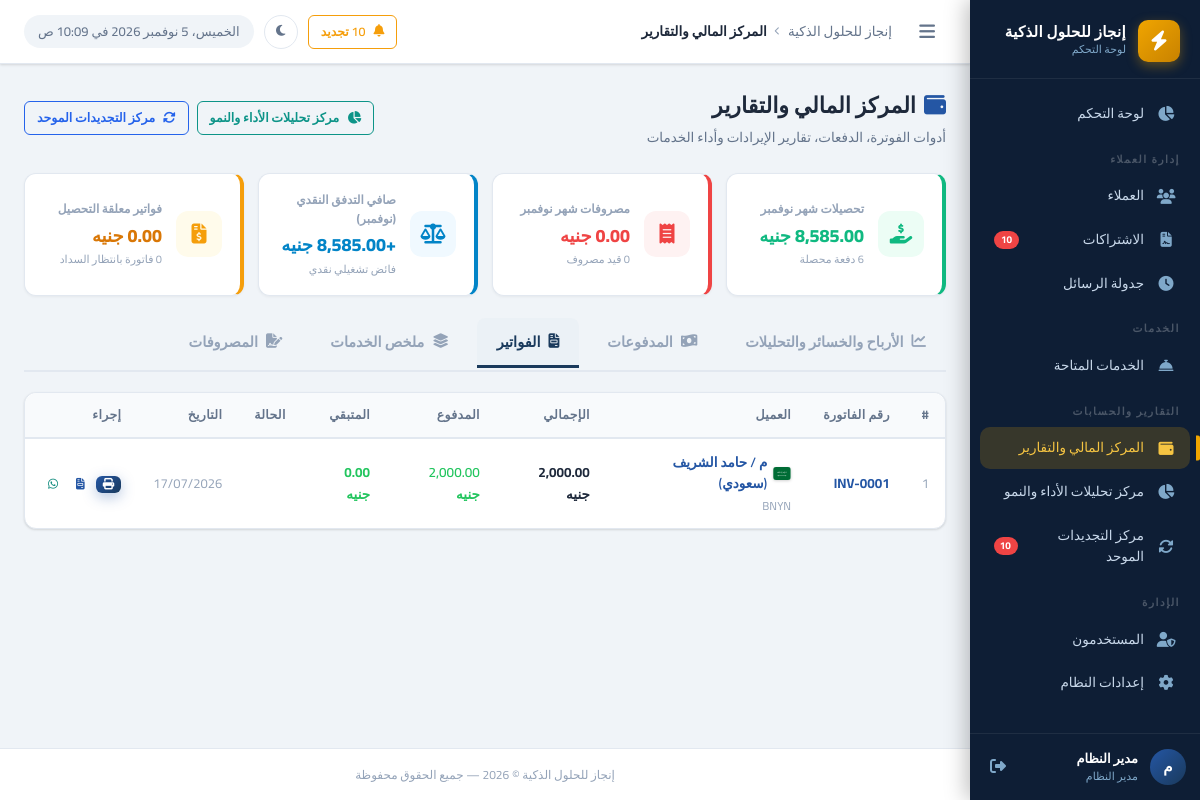
The page /reports/financial-hub.php?tab=invoices (signed in) on the database its author committed.
### tables this page shows
CREATE TABLE `invoices` (
  `id` int UNSIGNED NOT NULL,
  `invoice_number` varchar(50) NOT NULL COMMENT 'رقم الفاتورة (INV-0001)',
  `client_id` int UNSIGNED NOT NULL,
  `total_amount` decimal(10,2) NOT NULL DEFAULT '0.00',
  `paid_amount` decimal(10,2) NOT NULL DEFAULT '0.00',
  `remaining` decimal(10,2) GENERATED ALWAYS AS ((`total_amount` - `paid_amount`)) STORED,
  `items` json NOT NULL COMMENT 'بنود الفاتورة',
  `notes` text,
  `status` enum('draft','sent','paid','partial','cancelled') NOT NULL DEFAULT 'draft',
  `created_by` int UNSIGNED DEFAULT NULL,
  `created_at` datetime NOT NULL DEFAULT CURRENT_TIMESTAMP,
  `updated_at` datetime NOT NULL DEFAULT CURRENT_TIMESTAMP ON UPDATE CURRENT_TIMESTAMP
);

CREATE TABLE `clients` (
  `id` int UNSIGNED NOT NULL,
  `name` varchar(200) NOT NULL COMMENT 'اسم العميل',
  `company_name` varchar(200) DEFAULT NULL COMMENT 'اسم الشركة',
  `mobile` varchar(20) NOT NULL COMMENT 'رقم الموبايل',
  `mobile_2` varchar(20) DEFAULT NULL COMMENT 'رقم موبايل إضافي',
  `activity` varchar(200) DEFAULT NULL COMMENT 'النشاط التجاري',
  `country` varchar(10) NOT NULL DEFAULT 'EG',
  `domain` varchar(255) DEFAULT NULL,
  `domain_provider` varchar(100) DEFAULT NULL,
  `username_note` varchar(200) DEFAULT NULL COMMENT 'اسم المستخدم (للإشارة)',
  `server_panel` varchar(100) NOT NULL DEFAULT 'cp.enjaz.cloud',
  `email` varchar(200) DEFAULT NULL,
  `address` text,
  `notes` text,
  `status` tinyint(1) NOT NULL DEFAULT '1' COMMENT '1=نشط, 0=موقوف',
  `created_by` int UNSIGNED DEFAULT NULL,
  `created_at` datetime NOT NULL DEFAULT CURRENT_TIMESTAMP,
  `updated_at` datetime NOT NULL DEFAULT CURRENT_TIMESTAMP ON UPDATE CURRENT_TIMESTAMP
);

### reports/financial-hub.php (the view, shortened to what the rows shown need)
<?php
require_once dirname(__DIR__) . '/config/app.php';
$tab = clean($_GET['tab'] ?? 'monthly');
$db = getDB();
if ($tab === 'payments') {
    requirePermission('view_payments');
    $clientStatus = $_GET['client_status'] ?? 'active';
    $search   = clean($_GET['search'] ?? '');
    $method   = clean($_GET['method'] ?? '');
    $dateFrom = clean($_GET['date_from'] ?? '');
    $dateTo   = clean($_GET['date_to'] ?? '');
    $page     = max(1,(int)($_GET['page'] ?? 1));
    $perPage  = 25;
    $where  = ['1=1'];
    $params = [];
    if ($search) { $where[] = "(c.name LIKE ? OR c.company_name LIKE ?)"; $s="%$search%"; $params=array_merge($params,[$s,$s]); }
    if ($method) { $where[] = "p.payment_method = ?"; $params[] = $method; }
    if ($dateFrom) { $where[] = "p.payment_date >= ?"; $params[] = $dateFrom; }
    if ($dateTo)   { $where[] = "p.payment_date <= ?"; $params[] = $dateTo; }
    if ($clientStatus === 'active') { $where[] = "c.status = 1"; }
    elseif ($clientStatus === 'suspended') { $where[] = "c.status = 0"; }
    $whereStr = implode(' AND ', $where);
    $countStmt = $db->prepare("SELECT COUNT(*) FROM payments p LEFT JOIN clients c ON c.id=p.client_id WHERE $whereStr");
    $countStmt->execute($params);
    $total = (int)$countStmt->fetchColumn();
    $pager = paginate($total, $perPage, $page);
    $sumStmt = $db->prepare("SELECT COALESCE(SUM(p.amount),0) FROM payments p LEFT JOIN clients c ON c.id=p.client_id WHERE $whereStr");
    $sumStmt->execute($params);
    $totalAmount = (float)$sumStmt->fetchColumn();
    $stmt = $db->prepare("
        SELECT p.*, c.name as client_name, c.company_name, c.status as client_status, c.country, c.mobile, u.full_name as added_by,
               s.name as service_name
        FROM payments p
        LEFT JOIN clients c ON c.id=p.client_id
        LEFT JOIN users u ON u.id=p.created_by
        LEFT JOIN client_subscriptions cs ON cs.id=p.subscription_id
        LEFT JOIN services s ON s.id=cs.service_id
        WHERE $whereStr
        ORDER BY p.payment_date DESC, p.created_at DESC
        LIMIT ? OFFSET ?
    ");
    $stmt->execute(array_merge($params,[$perPage,$pager['offset']]));
    $payments = $stmt->fetchAll();
    if (isset($_GET['ajax'])) {
        header('Content-Type: application/json');
        ob_start();
        ?>
        <?php if (empty($payments)): ?>
        <tr><td colspan="11"><div class="empty-state"><div class="empty-icon"><i class="fas fa-coins"></i></div><p class="empty-title">لا توجد مدفوعات</p></div></td></tr>
        <?php else: ?>
        <?php foreach ($payments as $i => $pay): ?>
        <tr>
          <td class="text-muted"><?= $pager['offset']+$i+1 ?></td>
          <td><?= formatDate($pay['payment_date']) ?></td>
          <td>
            <div style="display:flex; align-items:center; gap:6px;">
              <?= getCountryFlagSvg($pay['country'] ?? 'EG', 18, 13) ?>
              <a href="../clients/view.php?id=<?= $pay['client_id'] ?>" style="font-weight:600;color:var(--text-primary);">
                <?= e($pay['client_name']) ?>
              </a>
              <?php if (isset($pay['client_status']) && !$pay['client_status']): ?>
              <span class="badge badge-danger" style="font-size:10px; padding:1px 5px; margin-right:4px;">موقوف</span>
              <?php endif; ?>
            </div>
            <?php if ($pay['company_name']): ?>
            <div style="font-size:11.5px;color:var(--text-muted); margin-top:2px;"><?= e($pay['company_name']) ?></div>
            <?php endif; ?>
          </td>
          <td style="color:var(--success);font-weight:700;"><?= formatMoney($pay['amount']) ?></td>
          <td><?= paymentMethodLabel($pay['payment_method']) ?></td>
          <td class="text-muted"><?= e($pay['service_name'] ?: '—') ?></td>
          <td class="text-muted fs-sm"><?= e($pay['reference_number'] ?: '—') ?></td>
          <td>
            <?php if (!empty($pay['receipt_file'])): ?>
              <a href="../<?= e($pay['receipt_file']) ?>" target="_blank" class="btn btn-sm btn-outline-info" title="عرض الإيصال" style="padding: 2px 6px; font-size: 11.5px;">
                <i class="fas fa-file-invoice"></i> عرض
              </a>
            <?php else: ?>
              <span class="text-muted">—</span>
            <?php endif; ?>
          </td>
          <td class="text-muted fs-sm"><?= e($pay['notes'] ?: '—') ?></td>
          <td class="text-muted fs-sm"><?= e($pay['added_by'] ?? '—') ?></td>
          <td style="white-space:nowrap; text-align:center;">
            <div style="display:inline-flex; gap:4px; align-items:center;">
              <a href="client-statement.php?id=<?= $pay['client_id'] ?>" class="btn btn-sm btn-outline-info" target="_blank" title="كشف حساب العميل" style="padding:3px 7px; font-size:11.5px;">
                <i class="fas fa-file-invoice"></i>
              </a>
              <?php if (!empty($pay['mobile'])):
                $cleanMob = preg_replace('/[^0-9]/', '', $pay['mobile']);
                if (strlen($cleanMob) == 11 && strpos($cleanMob, '01') === 0) {
                    $cleanMob = '20' . substr($cleanMob, 1);
                }
                $waPayMsg = "مرحباً " . $pay['client_name'] . "، نؤكد استلام دفعة بقيمة " . formatMoney($pay['amount']) . " بتاريخ " . formatDate($pay['payment_date']) . ". شكراً لتعاملكم معنا 🙏";
              ?>
              <a href="https://wa.me/<?= $cleanMob ?>?text=<?= urlencode($waPayMsg) ?>" target="_blank" class="btn btn-sm btn-outline-success" title="مراسلة واتساب" style="padding:3px 7px; font-size:11.5px; border-color:#25d366; color:#128c7e;">
                <i class="fab fa-whatsapp"></i>
              </a>
              <?php endif; ?>
              <?php if (hasPermission('delete_payments')): ?>
              <a href="delete.php?id=<?= $pay['id'] ?>&client_id=<?= $pay['client_id'] ?>"
                 class="btn btn-sm btn-outline-danger" data-confirm="حذف هذه الدفعة؟" title="حذف الدفعة" style="padding:3px 7px; font-size:11.5px;">
                <i class="fas fa-trash"></i>
              </a>
              <?php endif; ?>
            </div>
          </td>
        </tr>
        <?php endforeach; ?>
        <?php endif; ?>
        <?php
        $tbodyHtml = ob_get_clean();
        ob_start();
        ?>
        <?php if (!empty($payments)): ?>
        <tr style="background:#f8fafc;font-weight:700;">
          <td colspan="3" style="padding:12px 16px;text-align:right;">المجموع في هذه الصفحة:</td>
          <td style="padding:12px 16px;color:var(--success);font-size:15px;">
            <?= formatMoney(array_sum(array_column($payments,'amount'))) ?>
          </td>
          <td colspan="7"></td>
        </tr>
        <?php endif; ?>
        <?php
        $tfootHtml = ob_get_clean();
        ob_start();
        ?>
        <?php if ($pager['total_pages'] > 1): ?>
        <div style="display:flex;align-items:center;justify-content:space-between;gap:12px;flex-wrap:wrap;">
          <span class="text-muted fs-sm">
            عرض <?= $pager['offset'] + 1 ?> - <?= min($pager['offset'] + $perPage, $total) ?>
            من <?= $total ?> دفعة
          </span>
          <div class="pagination">
            <?php
            $queryBase = http_build_query(array_filter(['search' => $search, 'method' => $method, 'client_status' => $clientStatus, 'date_from' => $dateFrom, 'date_to' => $dateTo]));
            $sep = $queryBase ? '&' : '';
            ?>
            <a href="?tab=payments&<?= $queryBase ?><?= $sep ?>page=<?= $pager['current_page'] - 1 ?>"
               class="page-btn <?= !$pager['has_prev'] ? 'disabled' : '' ?>" data-page="<?= $pager['current_page'] - 1 ?>">
              <i class="fas fa-chevron-right"></i>
            </a>
            <?php for ($p = 1; $p <= $pager['total_pages']; $p++): ?>
            <a href="?tab=payments&<?= $queryBase ?><?= $sep ?>page=<?= $p ?>"
               class="page-btn <?= $p === $pager['current_page'] ? 'active' : '' ?>" data-page="<?= $p ?>">
              <?= $p ?>
            </a>
            <?php endfor; ?>
            <a href="?tab=payments&<?= $queryBase ?><?= $sep ?>page=<?= $pager['current_page'] + 1 ?>"
               class="page-btn <?= !$pager['has_next'] ? 'disabled' : '' ?>" data-page="<?= $pager['current_page'] + 1 ?>">
              <i class="fas fa-chevron-left"></i>
            </a>
          </div>
        </div>
        <?php endif; ?>
        <?php
        $paginationHtml = ob_get_clean();
        echo json_encode([
            'tbody' => $tbodyHtml,
            'tfoot' => $tfootHtml,
            'pagination' => $paginationHtml,
            'subtitle' => 'إجمالي ' . $total . ' دفعة — مجموع: ' . formatMoney($totalAmount)
        ]);
        exit;
    }
}
elseif ($tab === 'invoices') {
    $invs = $db->query("
        SELECT i.*, c.name as client_name, c.company_name, c.country, c.mobile
        FROM invoices i JOIN clients c ON c.id=i.client_id
        ORDER BY i.created_at DESC LIMIT 100
    ")->fetchAll();
}
require_once INCLUDES_PATH . '/header.php';
?>
<div class="page-header" style="display:flex; justify-content:space-between; align-items:center; flex-wrap:wrap; gap:12px;">
  <div class="page-header-text">
    <h1 class="page-title"><i class="fas fa-wallet" style="color:var(--primary-light);margin-left:8px;"></i>المركز المالي والتقارير</h1>
  </div>
</div>
<div class="tab-content">
  <?php if ($tab === 'invoices'): ?>
  <div class="card">
    <div class="table-wrapper">
      <table class="data-table">
        <thead>
          <tr><th>#</th><th>رقم الفاتورة</th><th>العميل</th><th>الإجمالي</th><th>المدفوع</th><th>المتبقي</th><th>الحالة</th><th>التاريخ</th><th>إجراء</th></tr>
        </thead>
        <tbody>
          <?php if (empty($invs)): ?>
          <tr><td colspan="9"><div class="empty-state"><div class="empty-icon"><i class="fas fa-file-invoice"></i></div><p class="empty-title">لا توجد فواتير</p></div></td></tr>
          <?php else: ?>
          <?php foreach ($invs as $i => $inv): ?>
          <tr>
            <td class="text-muted"><?= $i+1 ?></td>
            <td><strong style="color:var(--primary-light);"><?= e($inv['invoice_number']) ?></strong></td>
            <td>
              <div style="display:flex; align-items:center; gap:6px;">
                <a href="../clients/view.php?id=<?= $inv['client_id'] ?>" style="font-weight:600;"><?= e($inv['client_name']) ?></a>
              </div>
              <?php if ($inv['company_name']): ?><div style="font-size:11.5px;color:var(--text-muted); margin-top:2px;"><?= e($inv['company_name']) ?></div><?php endif; ?>
            </td>
            <td class="fw-bold"><?= formatMoney($inv['total_amount']) ?></td>
            <td style="color:var(--success);font-weight:600;"><?= formatMoney($inv['paid_amount']) ?></td>
            <td style="color:<?= $inv['remaining']>0?'var(--danger)':'var(--success)' ?>;font-weight:700;"><?= formatMoney($inv['remaining']) ?></td>
            <td><?= invoiceStatusBadge($inv['status']) ?></td>
            <td class="text-muted"><?= formatDate($inv['created_at']) ?></td>
            <td style="white-space:nowrap; text-align:center;">
              <div style="display:inline-flex; gap:4px; align-items:center;">
                <a href="../invoices/print.php?id=<?= $inv['id'] ?>" class="btn btn-sm btn-primary" target="_blank" title="طباعة الفاتورة" style="padding:3px 7px; font-size:11.5px;">
                  <i class="fas fa-print"></i>
                </a>
                <a href="client-statement.php?id=<?= $inv['client_id'] ?>" class="btn btn-sm btn-outline-info" target="_blank" title="كشف الحساب" style="padding:3px 7px; font-size:11.5px;">
                  <i class="fas fa-file-invoice"></i>
                </a>
                <?php if (!empty($inv['mobile'])):
                  $cleanMob = preg_replace('/[^0-9]/', '', $inv['mobile']);
                  $invRemMsg = "مرحباً " . $inv['client_name'] . "، مرفق بيان الفاتورة رقم #" . $inv['invoice_number'] . " بإجمالي " . formatMoney($inv['total_amount']) . " والمتبقي " . formatMoney($inv['remaining']) . ". شكراً لكم 🙏";
                ?>
                <a href="https://wa.me/<?= $cleanMob ?>?text=<?= urlencode($invRemMsg) ?>" target="_blank" class="btn btn-sm btn-outline-success" title="مشاركة عبر واتساب" style="padding:3px 7px; font-size:11.5px; border-color:#25d366; color:#128c7e;">
                  <i class="fab fa-whatsapp"></i>
                </a>
                <?php endif; ?>
              </div>
            </td>
          </tr>
          <?php endforeach; ?>
          <?php endif; ?>
        </tbody>
      </table>
    </div>
  </div>
  <?php endif; ?>
</div>
<?php require_once INCLUDES_PATH . '/footer.php'; ?>

### rows shown on the page
invoices: invoice_number "INV-0001", client.name "م / حامد الشريف (سعودي)", client.company_name "BNYN", total_amount "2,000.00 جنيه", paid_amount "2,000.00 جنيه", remaining "0.00 جنيه", created_at "17/07/2026"

### other values the page prints
$companyName "إنجاز للحلول الذكية"
$renewalCount "10"
$userInitial "م"
$userName "مدير النظام"
$userRole "مدير النظام"
$pageTitle "المركز المالي والتقارير"
formatMoney($hubKpiCollected) "8,585.00 جنيه"
formatMoney($hubKpiExpenses) "0.00 جنيه"
formatMoney($hubKpiNetCash) "8,585.00 جنيه"
formatMoney($hubKpiUnpaid) "0.00 جنيه"
